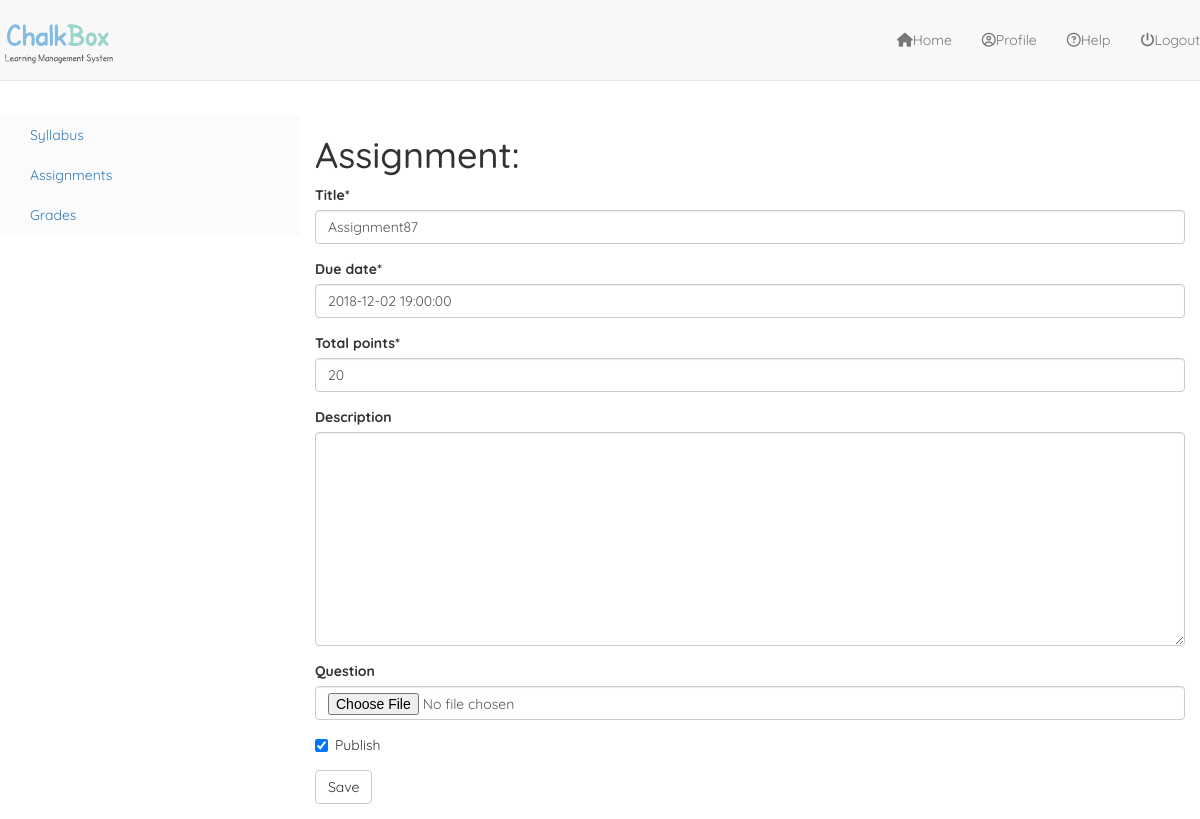
The app's page /courses/1/assignments/13/edit/ with its own data.
### assignments/models.py (models this page shows, shortened)
class Assignment(models.Model):
	course = models.ForeignKey(Course)
	title = models.CharField(max_length=120, unique=True)
	due_date = models.DateTimeField()
	total_points	= models.IntegerField()
	description = models.TextField(blank=True)
	updated     = models.DateTimeField(auto_now=True)
	timestamp   = models.DateTimeField(auto_now_add=True)
	question	= models.FileField(null=True, blank=True)
	publish		= models.BooleanField(default=False)

### assignments/views.py (the view)
# urls.py: url(r'^(?P<aid>\d+)/edit/$', assignment_edit, name="assignment_edit"),
def assignment_edit(request, cid=None, aid=None):
	instance = get_object_or_404(Assignment, id=aid)
	if request.method == "POST":
		form = AssignmentForm(request.POST or None, request.FILES or None, instance=instance)
		if form.is_valid():
			instance = form.save(commit=False)
			instance.save()
			return redirect("courses:assignments:assignment_home", cid=cid)
	else:
		form = AssignmentForm(instance=instance)
	context = {
		"form": form,
		"id": cid,
	}
	return render(request, "assignment/assignment_edit.html", context)

### assignments/forms.py
class AssignmentForm(forms.ModelForm):
	class Meta:
		model = Assignment
		fields = ['title', 'due_date', 'total_points', 'description', 'question', 'publish']

### templates/assignment/assignment_edit.html (shortened to what this page needs)
{% extends "base_navbar.html" %}
{% load crispy_forms_tags %}
{% block content %}
<div class="modal-body row">
   {% include "side_bar.html" with cid=id %}
	<div class="col-md-9">
		<div class="content">
			<h1>Assignment:</h1>
			<div>
				<form method='POST' action='' enctype="multipart/form-data">{% csrf_token %}
				{{ form|crispy }}
				<input class='btn btn-default' type='submit' value='Save' />
				</form>
			</div>
		</div>
	</div>
</div>
{% endblock %}

### static_proj/static_root/css/navbar-static-top.css (style rules this page uses)
body { min-height: 2000px; }

### static_proj/static_root/css/custom.css (style rules this page uses)
html { height: 100%; margin: 0; padding: 0; border: 0; overflow-x: hidden; }
body { min-height: 100% !important; font-family: 'Quicksand', 'Raleway', sans-serif; margin: 0; padding: 0; border: 0; overflow-x: hidden; }

### static_proj/static_root/css/style.css (style rules this page uses)
*, *:before, *:after { box-sizing: border-box; }

### records on screen
Assignment: title "Assignment87", due_date "2018-12-02 19:00:00", total_points "20", publish "☑"
